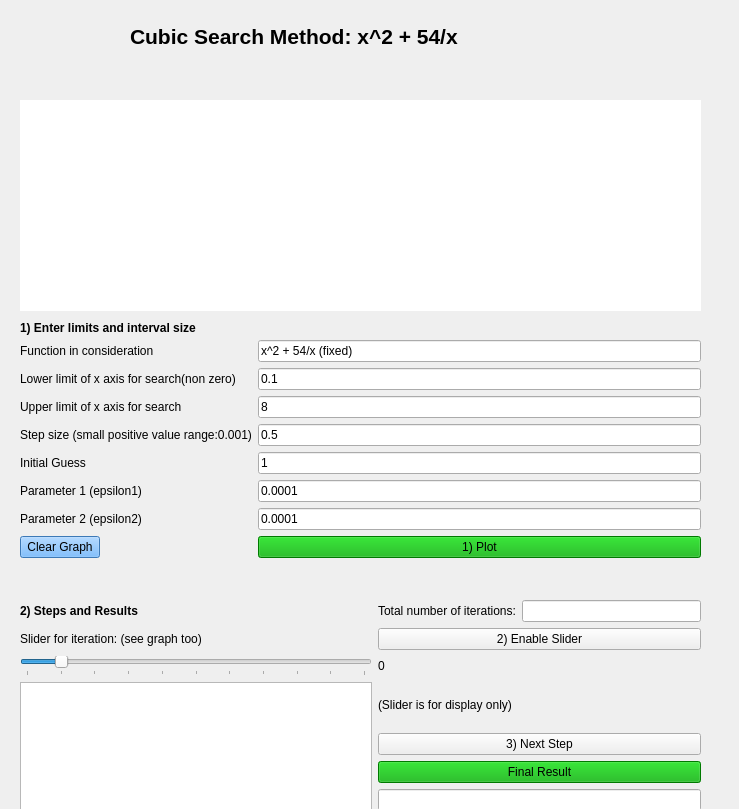
     <widget class="QWidget" name="scrollAreaWidgetContents_9">
      <property name="enabled">
       <bool>true</bool>
      </property>
      <property name="geometry">
       <rect>
        <x>0</x>
        <y>-81</y>
        <width>739</width>
        <height>809</height>
       </rect>
      </property>
      <property name="layoutDirection">
       <enum>Qt::LeftToRight</enum>
      </property>
      <widget class="QLabel" name="label_92">
       <property name="geometry">
        <rect>
         <x>20</x>
         <y>320</y>
         <width>211</width>
         <height>16</height>
        </rect>
       </property>
       <property name="font">
        <font>
         <weight>75</weight>
         <bold>true</bold>
        </font>
       </property>
       <property name="text">
        <string>1) Enter limits and interval size</string>
       </property>
      </widget>
      <widget class="QWidget" name="formLayoutWidget_9">
       <property name="geometry">
        <rect>
         <x>20</x>
         <y>340</y>
         <width>681</width>
         <height>247</height>
        </rect>
       </property>
       <layout class="QFormLayout" name="formLayout_9">
        <item row="0" column="0">
         <widget class="QLabel" name="label_93">
          <property name="text">
           <string>Function in consideration</string>
          </property>
         </widget>
        </item>
        <item row="0" column="1">
         <widget class="QLineEdit" name="polynomial_edit_9">
          <property name="text">
           <string>x^2 + 54/x (fixed)</string>
          </property>
         </widget>
        </item>
        <item row="1" column="0">
         <widget class="QLabel" name="label_94">
          <property name="text">
           <string>Lower limit of x axis for search(non zero)</string>
          </property>
         </widget>
        </item>
        <item row="1" column="1">
         <widget class="QLineEdit" name="lowerx_edit_9">
          <property name="text">
           <string>0.1</string>
          </property>
         </widget>
        </item>
        <item row="2" column="0">
         <widget class="QLabel" name="label_95">
          <property name="text">
           <string>Upper limit of x axis for search</string>
          </property>
         </widget>
        </item>
        <item row="2" column="1">
         <widget class="QLineEdit" name="upperx_edit_9">
          <property name="text">
           <string>8</string>
          </property>
         </widget>
        </item>
        <item row="3" column="0">
         <widget class="QLabel" name="label_96">
          <property name="text">
           <string>Step size (small positive value range:0.001)</string>
          </property>
         </widget>
        </item>
        <item row="3" column="1">
         <widget class="QLineEdit" name="stepsize_edit_9">
          <property name="text">
           <string>0.5</string>
          </property>
         </widget>
        </item>
        <item row="7" column="1">
         <widget class="QPushButton" name="plot_button_9">
          <property name="styleSheet">
           <string notr="true">background-color: rgb(0, 170, 0);</string>
          </property>
          <property name="text">
           <string>1) Plot</string>
          </property>
         </widget>
        </item>
        <item row="7" column="0">
         <widget class="QPushButton" name="clear_button_9">
          <property name="styleSheet">
           <string notr="true">background-color: rgb(85, 170, 255);</string>
          </property>
          <property name="text">
           <string>Clear Graph</string>
          </property>
         </widget>
        </item>
        <item row="4" column="0">
         <widget class="QLabel" name="label_97">
          <property name="text">
           <string>Initial Guess</string>
          </property>
         </widget>
        </item>
        <item row="4" column="1">
         <widget class="QLineEdit" name="initialguess_edit_8">
          <property name="text">
           <string>1</string>
          </property>
         </widget>
        </item>
        <item row="5" column="0">
         <widget class="QLabel" name="label_105">
          <property name="text">
           <string>Parameter 1 (epsilon1)</string>
          </property>
         </widget>
        </item>
        <item row="6" column="0">
         <widget class="QLabel" name="label_106">
          <property name="text">
           <string>Parameter 2 (epsilon2)</string>
          </property>
         </widget>
        </item>
        <item row="5" column="1">
         <widget class="QLineEdit" name="cs_epsilon1_edit">
          <property name="text">
           <string>0.0001</string>
          </property>
         </widget>
        </item>
        <item row="6" column="1">
         <widget class="QLineEdit" name="cs_epsilon2_edit">
          <property name="text">
           <string>0.0001</string>
          </property>
         </widget>
        </item>
       </layout>
      </widget>
      <widget class="QWidget" name="horizontalLayoutWidget_17">
       <property name="geometry">
        <rect>
         <x>20</x>
         <y>60</y>
         <width>671</width>
         <height>31</height>
        </rect>
       </property>
       <layout class="QHBoxLayout" name="horizontalLayout_18"/>
      </widget>
      <widget class="QLabel" name="label_98">
       <property name="geometry">
        <rect>
         <x>130</x>
         <y>20</y>
         <width>481</width>
         <height>33</height>
        </rect>
       </property>
       <property name="font">
        <font>
         <pointsize>16</pointsize>
         <weight>75</weight>
         <bold>true</bold>
        </font>
       </property>
       <property name="text">
        <string>Cubic Search Method: x^2 + 54/x</string>
       </property>
      </widget>
      <widget class="QWidget" name="horizontalLayoutWidget_18">
       <property name="geometry">
        <rect>
         <x>20</x>
         <y>100</y>
         <width>681</width>
         <height>211</height>
        </rect>
       </property>
       <layout class="QHBoxLayout" name="horizontalLayout_19">
        <item>
         <widget class="QWidget" name="widget_9" native="true">
          <property name="styleSheet">
           <string notr="true">background-color: rgb(255, 255, 255);</string>
          </property>
         </widget>
        </item>
       </layout>
      </widget>
      <widget class="QWidget" name="gridLayoutWidget_9">
       <property name="geometry">
        <rect>
         <x>20</x>
         <y>600</y>
         <width>681</width>
         <height>211</height>
        </rect>
       </property>
       <layout class="QGridLayout" name="gridLayout_9">
        <item row="0" column="0">
         <widget class="QLabel" name="label_99">
          <property name="font">
           <font>
            <weight>75</weight>
            <bold>true</bold>
           </font>
          </property>
          <property name="text">
           <string>2) Steps and Results</string>
          </property>
         </widget>
        </item>
        <item row="0" column="1">
         <widget class="QLabel" name="label_100">
          <property name="text">
           <string>Total number of iterations:</string>
          </property>
         </widget>
        </item>
        <item row="6" column="1" colspan="2">
         <widget class="QLineEdit" name="finalresult_edit_9"/>
        </item>
        <item row="2" column="0">
         <widget class="QSlider" name="stepslider_9">
          <property name="maximum">
           <number>10</number>
          </property>
          <property name="value">
           <number>1</number>
          </property>
          <property name="sliderPosition">
           <number>1</number>
          </property>
          <property name="orientation">
           <enum>Qt::Horizontal</enum>
          </property>
          <property name="tickPosition">
           <enum>QSlider::TicksBelow</enum>
          </property>
         </widget>
        </item>
        <item row="1" column="0">
         <widget class="QLabel" name="label_101">
          <property name="text">
           <string>Slider for iteration: (see graph too)                                                   </string>
          </property>
         </widget>
        </item>
        <item row="5" column="1" colspan="2">
         <widget class="QPushButton" name="final_button_9">
          <property name="styleSheet">
           <string notr="true">background-color: rgb(0, 170, 0);</string>
          </property>
          <property name="text">
           <string>Final Result</string>
          </property>
         </widget>
        </item>
        <item row="4" column="1" colspan="2">
         <widget class="QPushButton" name="next_button_9">
          <property name="text">
           <string>3) Next Step</string>
          </property>
         </widget>
        </item>
        <item row="0" column="2">
         <widget class="QLineEdit" name="numberoiterations_edit_9"/>
        </item>
        <item row="1" column="1" colspan="2">
         <widget class="QPushButton" name="setslider_button_9">
          <property name="text">
           <string>2) Enable Slider</string>
          </property>
         </widget>
        </item>
        <item row="2" column="1">
         <widget class="QLabel" name="iterationnumber_label_9">
          <property name="text">
           <string>0</string>
          </property>
         </widget>
        </item>
        <item row="3" column="0" rowspan="4">
         <widget class="QTextEdit" name="disp_edit_9"/>
        </item>
        <item row="3" column="1">
         <widget class="QLabel" name="label_102">
          <property name="text">
           <string>(Slider is for display only)</string>
          </property>
         </widget>
        </item>
       </layout>
      </widget>
     </widget>
